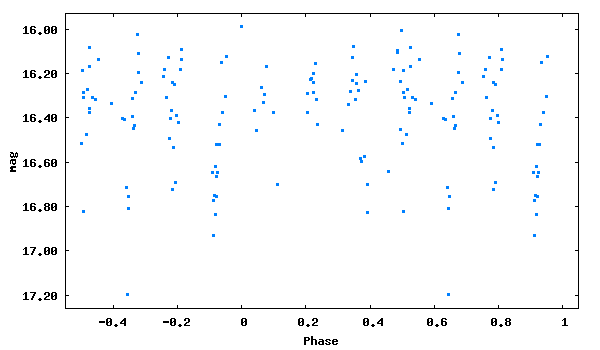

Write the gnuplot code that produced this figure.
set term png size 600,350 medium
set colors classic
set output 'phase_lc_6.png'
set xlabel 'Phase'
set ylabel 'mag'
#set title 'JDmax = 2450365.43900 + 3.4902918 x E'
set format y '%5.2f'
plot [-0.55:1.05][17.26:15.93] "phase_lc_6.dat" linecolor 3 pointtype 5 pointsize 0.3 title ""
